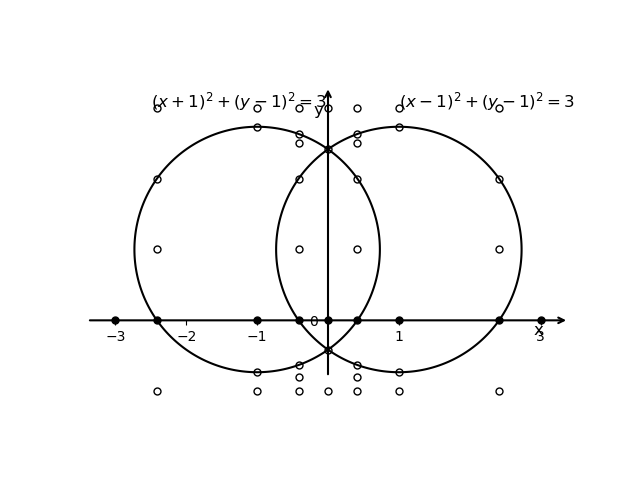

This figure's Python source:
import matplotlib
matplotlib.use('Agg')
import matplotlib.pyplot as plt
import numpy as np
from math import sqrt

if __name__ == "__main__":
    # Define grid
    x = np.arange(-3, 3, 0.01)
    y = np.arange(-1, 3, 0.01)
    X, Y = np.meshgrid(x, y)

    # Define circle equations
    Z1 = (X - 1)**2 + (Y - 1)**2 - 3  # Circle centered at (1, 1)
    Z2 = (X + 1)**2 + (Y - 1)**2 - 3  # Circle centered at (-1, 1)

    # Plot the contours of both circles
    plt.contour(X, Y, Z1, levels=[0], colors='black')  # Circle 1 contour
    plt.contour(X, Y, Z2, levels=[0], colors='black')   # Circle 2 contour

    # Set axis properties
    plt.axis('equal')
    plt.yticks([0])
    plt.xticks([])

    ax = plt.gca()
    ax.spines['top'].set_color('none')
    ax.spines['right'].set_color('none')
    ax.spines['left'].set_color('none')
    ax.spines['bottom'].set_color('none')
    ax.spines['left'].set_position(('data', 0))
    ax.spines['bottom'].set_position(('data', 0))

    # Add arrows for axes
    ax.annotate('', xy=(3.4, 0), xytext=(-3.4, 0), arrowprops=dict(arrowstyle="->", lw=1.5))
    ax.annotate('', xy=(0, 3.3), xytext=(0, -0.8), arrowprops=dict(arrowstyle="->", lw=1.5))

    # Add axis labels
    plt.text(2.9, -0.2, 'x', fontsize=12)
    plt.text(-0.2, 2.9, 'y', fontsize=12)

    # Set plot range
    plt.xlim(-3.5, 3.5)
    plt.ylim(-1, 3.2)
    plt.xticks([-3, -2, -1, 1, 3])

    # draw points
    points = [
        [-3, 0], [-1-sqrt(2), 0], [-1, 0], [1-sqrt(2), 0], [0, 0], [sqrt(2)-1, 0], [1, 0], [sqrt(2)+1, 0], [3, 0]
    ]
    for point in points:
        plt.plot(point[0], point[1], 'ko', markersize=5)


    points2 = [
        [-1-sqrt(2), -1], [-1-sqrt(2), 1], [-1-sqrt(2), 2], [-1-sqrt(2), 3],
        [-1, -1], [-1, 1-sqrt(3)], [-1, 1+sqrt(3)], [-1, 3],
        [1-sqrt(2), -1], [1-sqrt(2), -0.8], [1-sqrt(2), -0.63], [1-sqrt(2), 1], [1-sqrt(2), 2], [1-sqrt(2), 2.5], [1-sqrt(2), 2.63], [1-sqrt(2), 3],
        [0, -1], [0, 1-sqrt(2)], [0, 1+sqrt(2)], [0, 3],
        [sqrt(2)-1, -1], [sqrt(2)-1, -0.8], [sqrt(2)-1, -0.63], [sqrt(2)-1, 1], [sqrt(2)-1, 2], [sqrt(2)-1, 2.5], [sqrt(2)-1, 2.63], [sqrt(2)-1, 3],
        [1, -1], [1, 1-sqrt(3)], [1, 1+sqrt(3)], [1, 3],
        [sqrt(2)+1, -1], [sqrt(2)+1, 1], [sqrt(2)+1, 2], [sqrt(2)+1, 3]
    ]
    # draw hollow p
    for point in points2:
        plt.plot(point[0], point[1], 'ko', markersize=5, markerfacecolor='none')

    # Add notes for the circles
    plt.text(1, 3, '$(x - 1)^2 + (y - 1)^2 = 3$', fontsize=12)
    plt.text(-2.5, 3, '$(x + 1)^2 + (y - 1)^2 = 3$', fontsize=12)

    # Save plot
    plt.savefig('Code/cell4.png', transparent=False)
